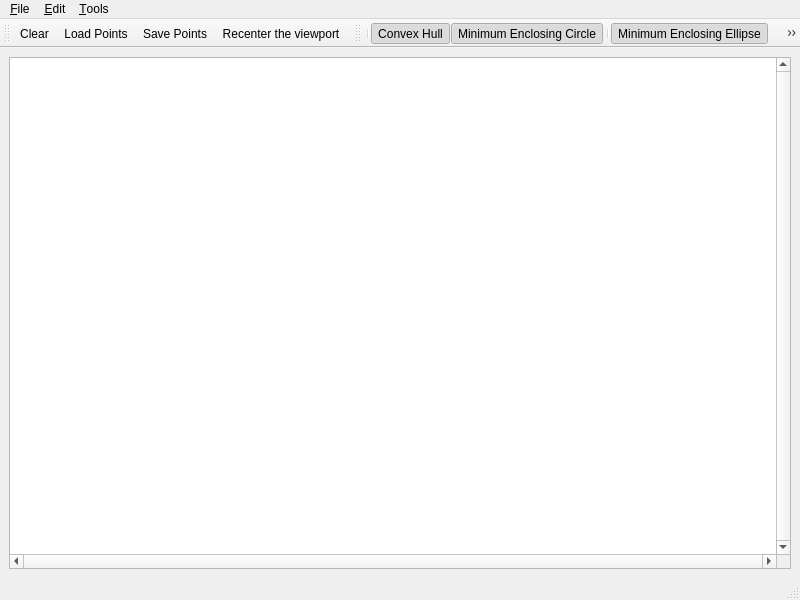
<?xml version="1.0" encoding="UTF-8"?>
<ui version="4.0">
 <author>GeometryFactory</author>
 <class>Bounding_volumes</class>
 <widget class="QMainWindow" name="Bounding_volumes">
  <property name="geometry">
   <rect>
    <x>0</x>
    <y>0</y>
    <width>800</width>
    <height>600</height>
   </rect>
  </property>
  <property name="windowTitle">
   <string>CGAL Bounding Volumes</string>
  </property>
  <property name="windowIcon">
   <iconset resource="../resources/CGAL.qrc">
    <normaloff>:/cgal/logos/cgal_icon</normaloff>:/cgal/logos/cgal_icon</iconset>
  </property>
  <widget class="QWidget" name="centralwidget">
   <layout class="QGridLayout">
    <property name="margin">
     <number>9</number>
    </property>
    <property name="spacing">
     <number>6</number>
    </property>
    <item row="0" column="0">
     <widget class="QGraphicsView" name="graphicsView">
      <property name="focusPolicy">
       <enum>Qt::StrongFocus</enum>
      </property>
      <property name="verticalScrollBarPolicy">
       <enum>Qt::ScrollBarAlwaysOn</enum>
      </property>
      <property name="horizontalScrollBarPolicy">
       <enum>Qt::ScrollBarAlwaysOn</enum>
      </property>
      <property name="transformationAnchor">
       <enum>QGraphicsView::NoAnchor</enum>
      </property>
     </widget>
    </item>
   </layout>
  </widget>
  <widget class="QStatusBar" name="statusbar"/>
  <widget class="QToolBar" name="fileToolBar">
   <property name="windowTitle">
    <string>File Tools</string>
   </property>
   <property name="orientation">
    <enum>Qt::Horizontal</enum>
   </property>
   <attribute name="toolBarArea">
    <enum>TopToolBarArea</enum>
   </attribute>
   <attribute name="toolBarBreak">
    <bool>false</bool>
   </attribute>
   <addaction name="actionClear"/>
   <addaction name="actionLoadPoints"/>
   <addaction name="actionSavePoints"/>
   <addaction name="actionRecenter"/>
  </widget>
  <widget class="QToolBar" name="toolBar">
   <property name="windowTitle">
    <string>Visualization Tools</string>
   </property>
   <property name="orientation">
    <enum>Qt::Horizontal</enum>
   </property>
   <attribute name="toolBarArea">
    <enum>TopToolBarArea</enum>
   </attribute>
   <attribute name="toolBarBreak">
    <bool>false</bool>
   </attribute>
   <addaction name="separator"/>
   <addaction name="actionShowConvexHull"/>
   <addaction name="actionShowMinCircle"/>
   <addaction name="separator"/>
   <addaction name="actionShowMinEllipse"/>
   <addaction name="actionShowMinRectangle"/>
   <addaction name="actionShowMinParallelogram"/>
   <addaction name="actionShowPCenter"/>
  </widget>
  <widget class="QMenuBar" name="menubar">
   <property name="geometry">
    <rect>
     <x>0</x>
     <y>0</y>
     <width>800</width>
     <height>26</height>
    </rect>
   </property>
   <widget class="QMenu" name="menuEdit">
    <property name="title">
     <string>&amp;Edit</string>
    </property>
    <addaction name="actionInsertRandomPoints"/>
   </widget>
   <widget class="QMenu" name="menuTools">
    <property name="title">
     <string>&amp;Tools</string>
    </property>
    <addaction name="actionInsertPoint"/>
    <addaction name="actionShowConvexHull"/>
    <addaction name="actionShowMinCircle"/>
    <addaction name="actionShowMinEllipse"/>
    <addaction name="actionShowMinRectangle"/>
    <addaction name="actionShowMinParallelogram"/>
    <addaction name="actionShowPCenter"/>
    <addaction name="separator"/>
    <addaction name="actionRecenter"/>
   </widget>
   <widget class="QMenu" name="menuFile">
    <property name="title">
     <string>&amp;File</string>
    </property>
    <addaction name="separator"/>
    <addaction name="actionClear"/>
    <addaction name="actionLoadPoints"/>
    <addaction name="actionSavePoints"/>
    <addaction name="separator"/>
    <addaction name="actionQuit"/>
   </widget>
   <addaction name="menuFile"/>
   <addaction name="menuEdit"/>
   <addaction name="menuTools"/>
  </widget>
  <action name="actionAbout">
   <property name="text">
    <string>&amp;About</string>
   </property>
  </action>
  <action name="actionAboutCGAL">
   <property name="text">
    <string>About &amp;CGAL</string>
   </property>
  </action>
  <action name="actionQuit">
   <property name="text">
    <string>&amp;Quit</string>
   </property>
   <property name="shortcut">
    <string>Ctrl+Q</string>
   </property>
  </action>
  <action name="actionInsertRandomPoints">
   <property name="text">
    <string>&amp;Insert random points</string>
   </property>
   <property name="shortcut">
    <string>Ctrl+I</string>
   </property>
  </action>
  <action name="actionInsertPoint">
   <property name="checkable">
    <bool>true</bool>
   </property>
   <property name="checked">
    <bool>true</bool>
   </property>
   <property name="icon">
    <iconset resource="../icons/Input.qrc">
     <normaloff>:/cgal/Input/inputPoint.png</normaloff>:/cgal/Input/inputPoint.png</iconset>
   </property>
   <property name="text">
    <string>&amp;Insert Point</string>
   </property>
   <property name="toolTip">
    <string>Insert Point</string>
   </property>
   <property name="statusTip">
    <string>Left: Insert point</string>
   </property>
  </action>
  <action name="actionClear">
   <property name="icon">
    <iconset resource="../icons/File.qrc">
     <normaloff>:/cgal/fileToolbar/fileNew.png</normaloff>:/cgal/fileToolbar/fileNew.png</iconset>
   </property>
   <property name="text">
    <string>&amp;Clear</string>
   </property>
   <property name="shortcut">
    <string>Ctrl+C</string>
   </property>
  </action>
  <action name="actionShowMinCircle">
   <property name="checkable">
    <bool>true</bool>
   </property>
   <property name="checked">
    <bool>true</bool>
   </property>
   <property name="icon">
    <iconset>
     <normaloff>:/cgal/Actions/icons/min_circle.png</normaloff>:/cgal/Actions/icons/min_circle.png</iconset>
   </property>
   <property name="text">
    <string>Minimum Enclosing &amp;Circle</string>
   </property>
   <property name="iconText">
    <string>Minimum Enclosing Circle</string>
   </property>
   <property name="toolTip">
    <string>Minimum Enclosing Circle</string>
   </property>
   <property name="shortcut">
    <string>Ctrl+C</string>
   </property>
  </action>
  <action name="actionLoadPoints">
   <property name="icon">
    <iconset resource="../icons/File.qrc">
     <normaloff>:/cgal/fileToolbar/fileOpen.png</normaloff>:/cgal/fileToolbar/fileOpen.png</iconset>
   </property>
   <property name="text">
    <string>&amp;Load Points...</string>
   </property>
   <property name="shortcut">
    <string>Ctrl+L</string>
   </property>
  </action>
  <action name="actionSavePoints">
   <property name="icon">
    <iconset resource="../icons/File.qrc">
     <normaloff>:/cgal/fileToolbar/fileSave.png</normaloff>:/cgal/fileToolbar/fileSave.png</iconset>
   </property>
   <property name="text">
    <string>&amp;Save Points...</string>
   </property>
   <property name="shortcut">
    <string>Ctrl+S</string>
   </property>
  </action>
  <action name="actionRecenter">
   <property name="icon">
    <iconset resource="../icons/Input.qrc">
     <normaloff>:/cgal/Input/zoom-best-fit</normaloff>:/cgal/Input/zoom-best-fit</iconset>
   </property>
   <property name="text">
    <string>Re&amp;center the viewport</string>
   </property>
   <property name="shortcut">
    <string>Ctrl+R</string>
   </property>
  </action>
  <action name="actionShowConvexHull">
   <property name="checkable">
    <bool>true</bool>
   </property>
   <property name="checked">
    <bool>true</bool>
   </property>
   <property name="icon">
    <iconset resource="Bounding_volumes.qrc">
     <normaloff>:/cgal/Actions/icons/convex_hull.png</normaloff>:/cgal/Actions/icons/convex_hull.png</iconset>
   </property>
   <property name="text">
    <string>Convex Hull</string>
   </property>
  </action>
  <action name="actionShowMinEllipse">
   <property name="checkable">
    <bool>true</bool>
   </property>
   <property name="checked">
    <bool>true</bool>
   </property>
   <property name="icon">
    <iconset resource="Bounding_volumes.qrc">
     <normaloff>:/cgal/Actions/icons/min_ellipse.png</normaloff>:/cgal/Actions/icons/min_ellipse.png</iconset>
   </property>
   <property name="text">
    <string>Minimum Enclosing Ellipse</string>
   </property>
  </action>
  <action name="actionShowPCenter">
   <property name="checkable">
    <bool>true</bool>
   </property>
   <property name="checked">
    <bool>true</bool>
   </property>
   <property name="icon">
    <iconset resource="Bounding_volumes.qrc">
     <normaloff>:/cgal/Actions/icons/p_center.png</normaloff>:/cgal/Actions/icons/p_center.png</iconset>
   </property>
   <property name="text">
    <string>Minimum 3 Center</string>
   </property>
   <property name="toolTip">
    <string>Minimum 3 Center</string>
   </property>
  </action>
  <action name="actionShowMinRectangle">
   <property name="checkable">
    <bool>true</bool>
   </property>
   <property name="checked">
    <bool>true</bool>
   </property>
   <property name="icon">
    <iconset resource="Bounding_volumes.qrc">
     <normaloff>:/cgal/Actions/icons/min_quadrilateral.png</normaloff>:/cgal/Actions/icons/min_quadrilateral.png</iconset>
   </property>
   <property name="text">
    <string>Minimum Enclosing Rectangle</string>
   </property>
  </action>
  <action name="actionShowMinParallelogram">
   <property name="checkable">
    <bool>true</bool>
   </property>
   <property name="checked">
    <bool>true</bool>
   </property>
   <property name="icon">
    <iconset resource="Bounding_volumes.qrc">
     <normaloff>:/cgal/Actions/icons/min_parallelogram.png</normaloff>:/cgal/Actions/icons/min_parallelogram.png</iconset>
   </property>
   <property name="text">
    <string>Minimum Enclosing Parallelogram</string>
   </property>
  </action>
 </widget>
 <resources>
  <include location="Bounding_volumes.qrc"/>
  <include location="../icons/File.qrc"/>
  <include location="../resources/CGAL.qrc"/>
  <include location="../icons/Input.qrc"/>
 </resources>
 <connections/>
</ui>
